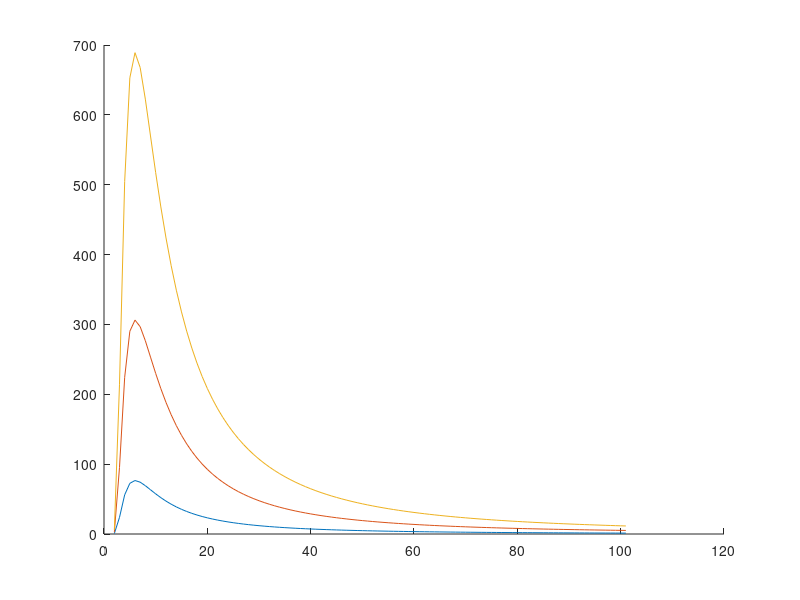

This chart was generated by the following MATLAB code:
clear all
A1=10;
A2=20;
A3=30;
D=0:0.1:10;
SNR1= sqrt(2)*(A1./D).^2.*exp(-1./D);
SNR2= sqrt(2)*(A2./D).^2.*exp(-1./D);
SNR3= sqrt(2)*(A3./D).^2.*exp(-1./D);
figure(5)
hold on
plot(SNR1)
plot(SNR2)
plot(SNR3)
hold off
